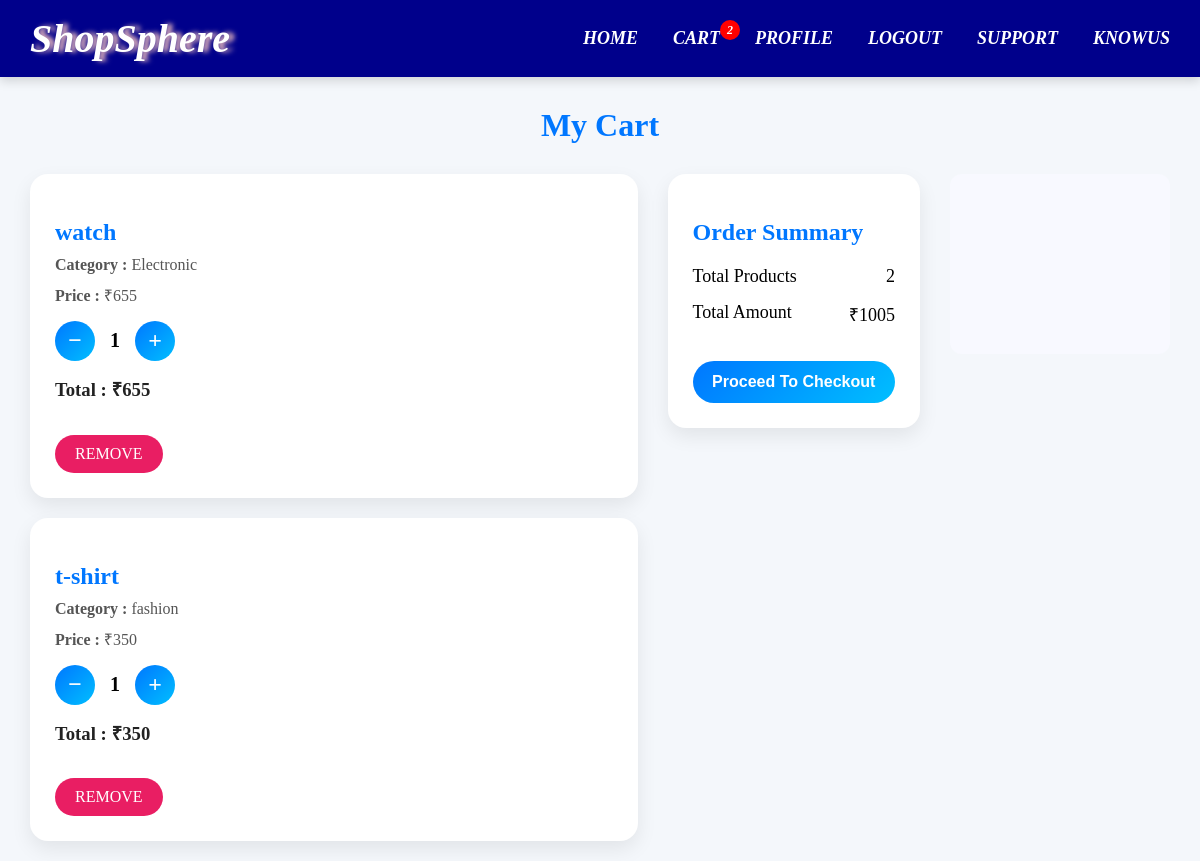
The app's page /cart/ (signed in) with its own data.
### base/models.py (models this page shows)
class Cart(models.Model):
    pname = models.CharField(max_length=100)
    price = models.IntegerField()
    pcategory = models.CharField(max_length=100)
    totalprice = models.IntegerField()
    quantity = models.IntegerField()
    host = models.ForeignKey(User, on_delete=models.CASCADE)  #used to establish the relation between two table that is user_auth and cart                                                      #cascade is used too delete the complete record when user logged out

### base/views.py (the view)
# urls.py: path('cart/',cart, name='cart'),
@login_required(login_url = 'login_')
def cart(request):
    cartproducts = Cart.objects.filter(host = request.user)
    total_price = 0
    cartproductCount = 0
    cartproductCount = Cart.objects.filter(host = request.user).count()
    for i in cartproducts:
        total_price+=i.totalprice
    print(total_price)
    print(cartproductCount)
    return render(request, 'cart.html', {'cartproducts' : cartproducts, 'total_price':total_price, 'cartproductCount': cartproductCount})

### base/templates/cart.html (shortened to what this page needs)
{% extends 'main.html' %}
{% load static %}
{% block content %}
<h1 class="cart-title">My Cart</h1>
<div class="cart-container">
    <div class="cart-products">
        {% for i in cartproducts %}
        <div class="cart-card">
            <div class="product-details">
                <h2>{{i.pname}}</h2>
                <p><strong>Category :</strong> {{i.pcategory}}</p>
                <p><strong>Price :</strong> ₹{{i.price}}</p>
                <div class="quantity-box">
                    <a href="{% url 'decrementQty' i.id %}" class="qty-btn">−</a>
                    <span>{{i.quantity}}</span>
                    <a href="{% url 'incrementQty' i.id %}" class="qty-btn">+</a>
                </div>
                <h3>Total : ₹{{i.totalprice}}</h3>
                <a href="{% url 'removefromcart' i.id %}" class="remove-btn">
                    REMOVE
                </a>
            </div>
        </div>
        {% empty %}
        <h2 class="empty-cart">🛒 Your Cart is Empty</h2>
        {% endfor %}
    </div>
    <div class="summary-card">
        <h2>Order Summary</h2>
        <div class="summary-item">
            <span>Total Products</span>
            <span>{{cartproductCount}}</span>
        </div>
        <div class="summary-item">
            <span>Total Amount</span>
            <span>₹{{total_price}}</span>
        </div>
        <button class="checkout-btn">
            Proceed To Checkout
        </button>
    </div>
     <div class="product-image">
    </div>
</div>
{% endblock %}

### static/css/style.css (style rules this page uses)
body { background-color: #f4f7fb; }
h1 { color: #0077ff; }
body { background:#f4f7fb; }
.cart-title { text-align:center; color:#0077ff; margin:30px 0; }
.cart-container { width:95%; margin:auto; display:flex; gap:30px; align-items:flex-start; }
.cart-products { flex:3; }
.cart-card { display:flex; justify-content:space-between; align-items:center; background:white; border-radius:18px; padding:25px; margin-bottom:20px; box-shadow:0 8px 20px rgba(0,0,0,.08); transition:.3s; }
.product-details h2 { color:#0077ff; margin-bottom:10px; }
.product-details p { color:#555; margin:10px 0; font-size:16px; }
.product-details h3 { margin-top:15px; color:#222; }
.product-details { flex:1; }
.product-image { width:220px; height:180px; display:flex; justify-content:center; align-items:center; background:#f8f9ff; border-radius:12px; }
.quantity-box { display:flex; align-items:center; gap:15px; margin:15px 0; }
.qty-btn { width:40px; height:40px; display:flex; justify-content:center; align-items:center; text-decoration:none; border-radius:50%; background:linear-gradient(135deg,#0077ff,#00bfff); color:white; font-size:24px; font-weight:bold; transition:.3s; }
.quantity-box span { font-size:20px; font-weight:bold; }
.remove-btn { display:inline-block; margin-top:15px; padding:10px 20px; border-radius:25px; background:#e91e63; color:white; text-decoration:none; transition:.3s; }
.summary-card { flex:1; background:white; padding:25px; border-radius:18px; position:sticky; top:100px; box-shadow:0 8px 20px rgba(0,0,0,.08); }
.summary-card h2 { color:#0077ff; margin-bottom:20px; }
.summary-item { display:flex; justify-content:space-between; margin:15px 0; font-size:18px; }
.checkout-btn { width:100%; margin-top:20px; padding:12px; border:none; border-radius:25px; background:linear-gradient(135deg,#0077ff,#00bfff); color:white; font-size:16px; font-weight:600; cursor:pointer; }

### static/css/nav.css (style rules this page uses)
body { box-sizing: border-box; padding: 0; margin: 0; }
a { text-decoration: none; }

### records on screen
Cart: pname "watch", pcategory "Electronic", price "655", quantity "1", totalprice "655"
Cart: pname "t-shirt", pcategory "fashion", price "350", quantity "1", totalprice "350"

### other values on screen
{{ cartproductCount }} "2"
{{ total_price }} "1005"
